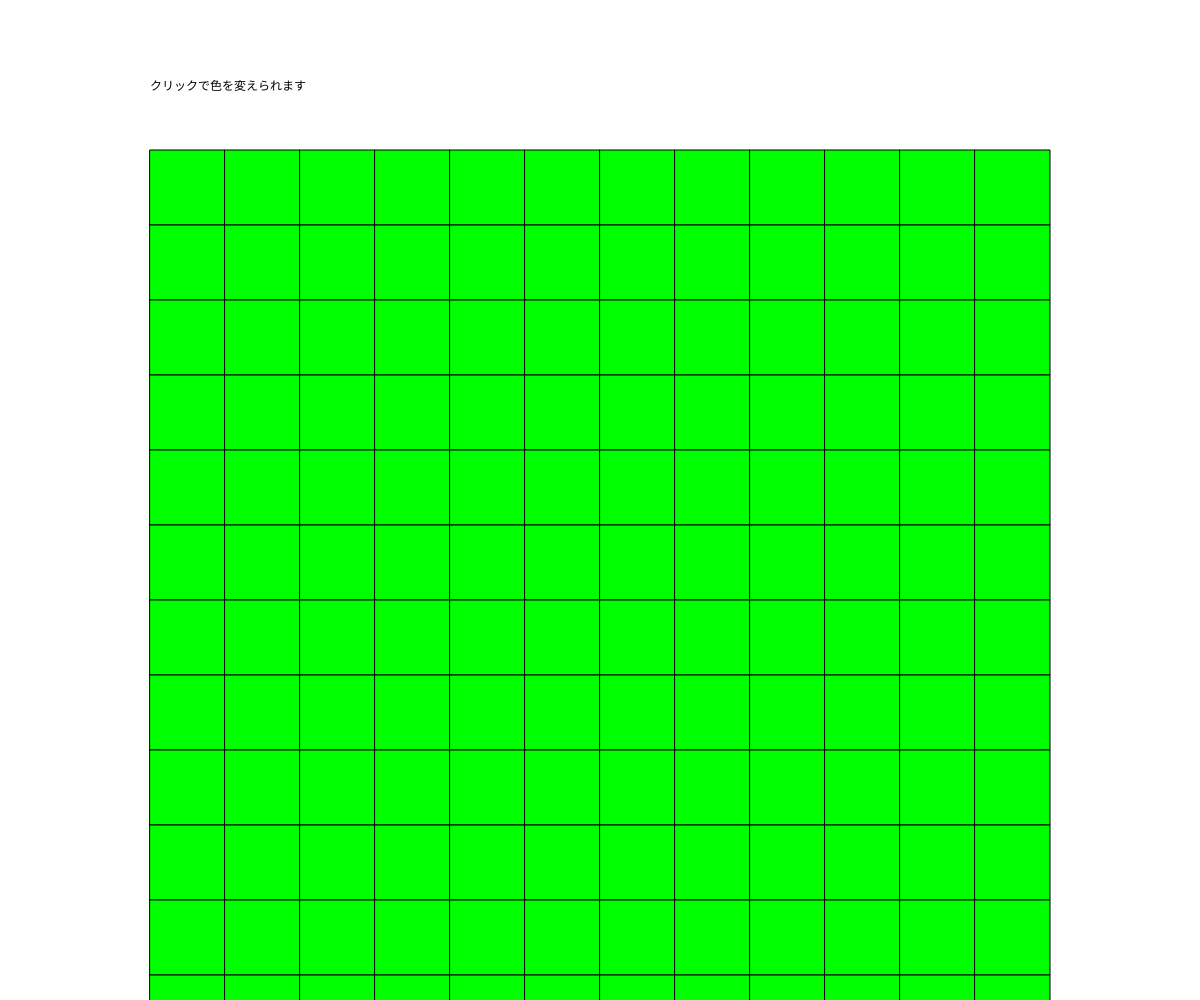
Frame 1 (no input)
Frame 60 (no input): identical to frame 1, image omitted
Frame 120 (the mouse pressed at the canvas centre since frame 60): identical to frame 1, image omitted

The p5.js sketch that drew this single still picture (run headless with seeded random() and noise() and a simulated clock; from frame 60 on, the mouse is pressed at the canvas centre):

// p5.js sketch
// ── sketch.js
// 最終課題を制作しよう

let squares = []; // 四角形の情報を保存する配列
let size; // 四角形のサイズ
const colors = []; // 色の配列

function setup() {
  createCanvas(windowWidth, windowHeight);
  size = width / 16; // 四角形のサイズを計算

  // colors 配列に色を定義
  colors.push(color(0, 255, 0));  // green
  colors.push(color(255, 0, 0));  // red
  colors.push(color(0, 0, 255));  // blue
  colors.push(color(255, 255, 0)); // yellow
  colors.push(color(255));        // white

  initSquares(); // 四角形の初期化
}

function draw() {
  background(255); // 背景をリセット

  // 四角形を描画
  for (let square of squares) {
    fill(colors[square.colorIndex]);
    rect(square.x, square.y, square.size, square.size);
  }

  balloon("リセット", size*2, size*14.5)
  text("クリックで色を変えられます", size*2, size + textAscent() + textDescent());
}

function initSquares() {
  // 四角形の情報を配列に保存
  squares = [];
  for (let i = 2; i < 14; i++) {
    for (let j = 2; j < 14; j++) {
      let x = size * i;
      let y = size * j;
      squares.push({
        x: x, 
        y: y, 
        size: size, 
        colorIndex: 0
      });
    }
  }
}

function mousePressed() {
  // マウスクリック位置を判定し、色を変更
  for (let square of squares) {
    if (
      mouseX > square.x &&
      mouseX < square.x + square.size &&
      mouseY > square.y &&
      mouseY < square.y + square.size
    ) {
      // 次の色に変更
      square.colorIndex = (square.colorIndex + 1) % colors.length;
      break; // 一つの四角形だけ変更   
  }
  }

  let w = textWidth("リセット");
  let h = textAscent() + textDescent();
  let p = 2;
  if(
    mouseX > size*2 &&
    mouseX < size*2 + w + p * 2 &&
    mouseY > size*14.5 &&
    mouseY < size*14.5 + h + p * 2
  ) {
   initSquares();
   }
}


function balloon(t, x, y){
  let w = textWidth(t);
  let h = textAscent() + textDescent();
  let p = 2;
  fill(255);
  rect(x, y, w + p * 2, h + p * 2);
  fill(0)
  text(t, x, y + h);
}

function windowResized() {
  resizeCanvas(windowWidth, windowHeight);
  size = width / 16; // サイズを再計算
  initSquares(); // 四角形を再生成
}
